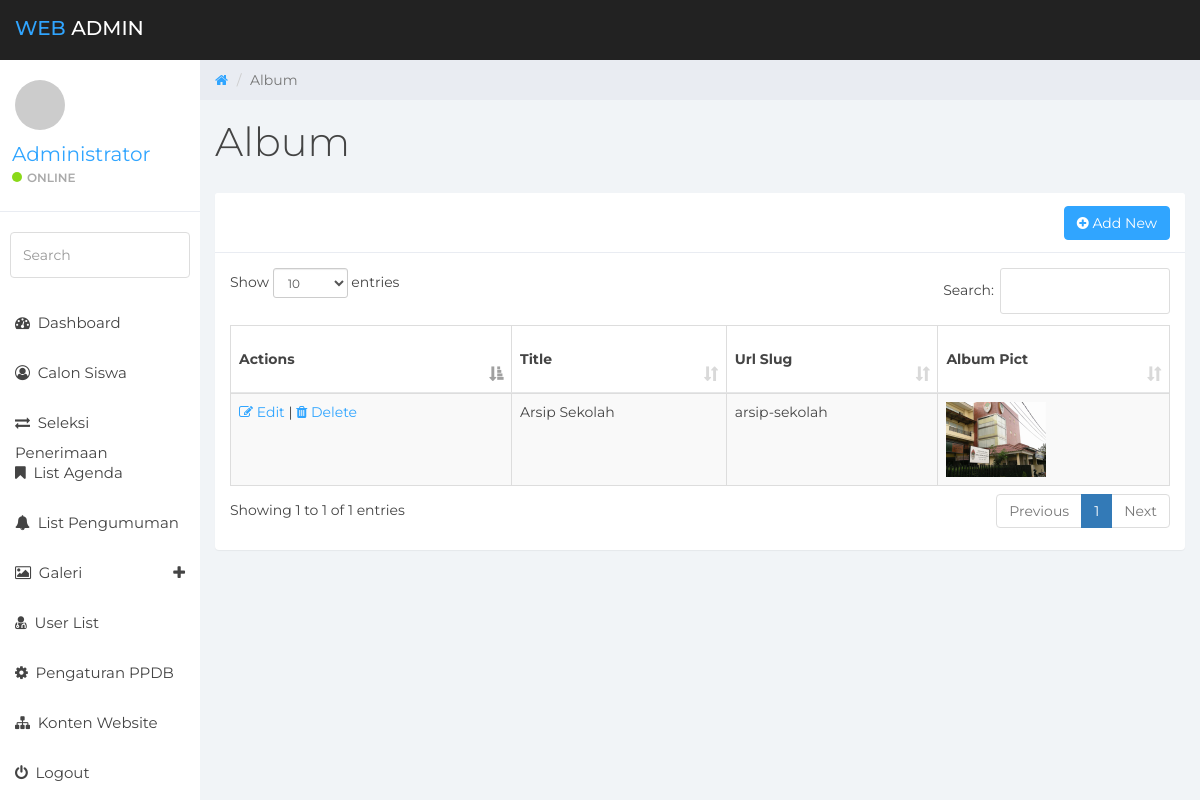
The app's page /sysadmin/?page=list-album (signed in) with its own data.
### tables this page shows
CREATE TABLE `album_foto` (
  `album_id` int(5) NOT NULL,
  `album_title` varchar(100) NOT NULL,
  `album_slug` varchar(100) NOT NULL,
  `album_desc` text NOT NULL,
  `album_pict` varchar(100) NOT NULL
);

### includes/constants.php (called while the page is built, shortened)
<?php
$baseurl = "http://".$_SERVER['HTTP_HOST'].str_replace(basename($_SERVER['SCRIPT_NAME']),"",$_SERVER['SCRIPT_NAME']);
?>

### includes/class.db.php (called while the page is built, shortened)
<?php
class DB
{
    private $link = null;
    static $inst = null;
    public function __construct()
    {
        try {
            $this->link = new mysqli( DB_HOST, DB_USER, DB_PASS, DB_NAME );
            $this->link->set_charset( "utf8" );
        } catch ( Exception $e ) {
            die( 'Unable to connect to database' );
        }
    }
    public function get_results( $query, $object = false )
    {
        $results = $this->link->query( $query );
        if( $this->link->error )
        {
            $this->log_db_errors( $this->link->error, $query );
            return false;
        }
        else
        {
            $row = array();
            while( $r = ( !$object ) ? $results->fetch_assoc() : $results->fetch_object() )
            {
                $row[] = $r;
            }
            return $row;
        }
    }
    static function getInstance()
    {
        if( self::$inst == null )
        {
            self::$inst = new DB();
        }
        return self::$inst;
    }
}

### sysadmin/modules/album/v_list.php (the view, shortened to what this page needs)
<?php
$pagetitle = "Album";
$act = "modules/album/do_task.php";
$getpage = "list-album";
$getact = htmlspecialchars($_GET["act"], ENT_QUOTES, 'UTF-8');
?>
<div class="row">
    <ol class="breadcrumb">
        <li><a href="<?php echo $baseurl;?>">
            <em class="fa fa-home"></em>
        </a></li>
        <li class="active"><?php echo $pagetitle;?></li>
    </ol>
</div>
<div class="row">
    <div class="col-lg-12">
        <h1 class="page-header"><?php echo $pagetitle;?></h1>
    </div>
</div>
<?php
switch($getact){
    default:
?>
<div class="row">
    <div class="col-lg-12">
        <div class="panel panel-default">
            <div class="panel-heading">
                <span class="pull-right"><button class="btn btn-primary" onclick="location.href='?page=<?php echo $getpage; ?>&act=add';"><i class="fa fa-plus-circle"></i> Add New</button> </span>
            </div>
            <div class="panel-body">
                <table id="example" class="table table-striped table-bordered" style="width:100%">
                    <thead>
                        <tr>
                            <th>Actions</th>
                            <th>Title</th>
                            <th>Url Slug</th>
                            <th>Album Pict</th>
                        </tr>
                    </thead>
                    <tbody>
                        <?php
                            $query = "SELECT * FROM album_foto ORDER BY album_id DESC ";
                            $results = $database->get_results( $query );
                            foreach( $results as $row )
                            {
                                $img_path = '../' . UPLOADS_DIR . 'images' . DIRECTORY_SEPARATOR;
                                $pict = !empty($row["album_pict"]) ? '<img class="img-responsive" src="'.$img_path.$row["album_pict"].'" width="100px">' : 'NO IMAGE';
                                echo '<tr>';
                                    echo '<td>
                                            <a href="?page='.$getpage.'&act=edit&key='.$row["album_id"].'"><i class="fa fa-edit"></i> Edit</a> |
                                            <a href="'.$act.'?page='.$getpage.'&act=delete&key='.$row["album_id"].'"><i class="fa fa-trash"></i> Delete</a>
                                        </td>';
                                    echo '<td>'.$row["album_title"].'</td>';
                                    echo '<td>'.$row["album_slug"].'</td>';
                                    echo '<td class="text-center">'.$pict.'</td>';
                                echo '</tr>';
                            }
                        ?>
                    </tbody>
                </table>
            </div>
        </div>
    </div>
</div>
<?php
break;
?>
<?php
}
?>

### sysadmin/assets/css/styles.css (style rules this page uses)
body { background: #f1f4f7; padding-top: 60px; font-size: 14px; color: #444444; font-family: "Montserrat", "Helvetica Neue", Helvetica, Arial, sans-serif; }
a, a:hover, a:focus { color: #30a5ff; }
h1, h2, h3, h4, h5, h6 { color: #444444; }
h1 { font-weight: 300; font-size: 40px; }
.btn-primary, .btn-primary:hover, .btn-primary:focus, .btn-primary:active, .btn-primary.active, .open > .dropdown-toggle.btn-primary, .btn-primary.disabled, .btn-primary[disabled], fieldset[disabled] .btn-primary, .btn-primary.disabled:hover, .btn-primary[disabled]:hover, fieldset[disabled] .btn-primary:hover, .btn-primary.disabled:focus, .btn-primary[disabled]:focus, fieldset[disabled] .btn-primary:focus, .btn-primary.disabled:active, .btn-primary[disabled]:active, fieldset[disabled] .btn-primary:active, .btn-primary.disabled.active, .btn-primary[disabled].active, fieldset[disabled] .btn-primary.active { background-color: #30a5ff; border-color: #30a5ff; }
.panel { border: 0; }
.panel-heading { font-size: 20px; font-weight: 300; letter-spacing: 0.025em; height: 60px; line-height: 38px; }
.panel-default .panel-heading { background: #fff; border-bottom: 1px solid #e9ecf2; color: #444444; }
.panel-heading span { margin: 0px; font-size: 14px; }
.breadcrumb { border-radius: 0; padding: 10px 15px 10px 15px; background: #e9ecf2; margin: 0; }
h1.page-header { margin-top: 20px; border-bottom: 0; }
.table { background: #fff; }
.table > thead > tr > th { border-bottom: 1px solid #e6e7e8; vertical-align: middle; height: 50px; }

### records on screen
album_foto: album_title "Arsip Sekolah", album_slug "arsip-sekolah", album_pict (picture)

### other values on screen
$_SESSION['vName'] "Administrator"
$pagetitle "Album"
